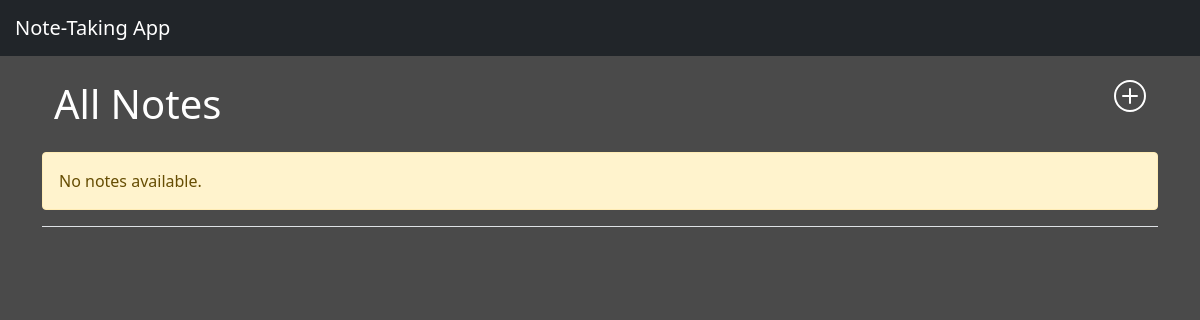
Page /notes/ on the earlier database version.
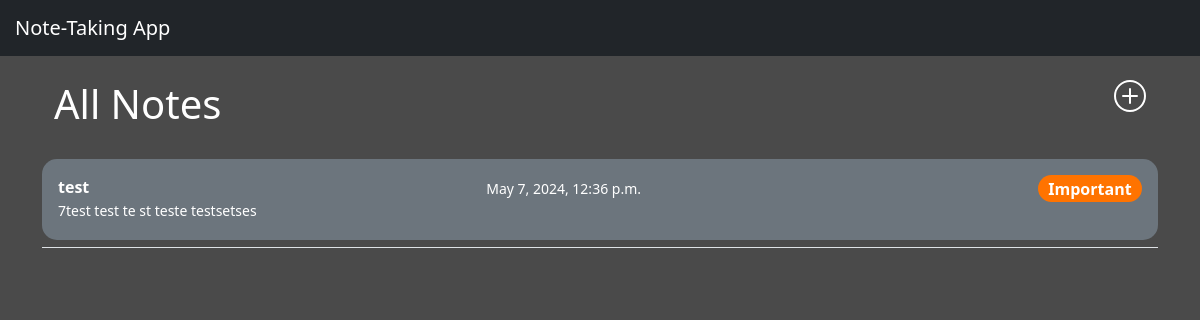
Same page on the later database version.
### notes/models.py (models this page shows, shortened)
class Note(models.Model):
    PRIORITY_CHOICES = [
        (0, "Max"),
        (1, "Important"),
        (2, "Standard"),
        (3, "Unimportant"),
    ]
    title = models.CharField(max_length=255)
    priority = models.IntegerField(choices=PRIORITY_CHOICES, default=2)
    author = models.ForeignKey(User, on_delete=models.CASCADE)
    created = models.DateTimeField(auto_now_add=True)
    edited = models.DateTimeField(auto_now=True)
    content = models.TextField()

### notes/views.py (the view)
# urls.py: path('', views.note_list, name='note_list'),
def note_list(request):
    notes = Note.objects.order_by('priority')
    return render(request, 'note_list.html', {'notes': notes})

### templates/note_list.html (shortened to what this page needs)
{% extends 'base_generic.html' %}
{% block content %}
<div class="container">
    <div class="row mb-3 text-start">
      <div class="col-md-3"><h1>All Notes</h1></div>
      <div class="col-md-6"></div>
      <div class="col-md-3 text-end">
          <a href="{% url 'note_create' %}">
          </a>
      </div>
    </div>
</div>
<div class="list-group list-group-flush border-bottom scrollarea">
    {% for note in notes %}
    <a href="{% url 'note_detail' note.pk %}" class="bg-{% if note.priority == 0 %}success{% else %}secondary{% endif %} rounded list-group-item list-group-item-action active py-3 lh-sm note" aria-current="true">
        <div class="d-flex w-100 align-items-center justify-content-between">
          <strong class="mb-1">{{ note.title }}</strong>
          <small>{{ note.edited }}</small>
          <small>
              <span class="badge {% if note.priority == 0 %}max
                {% elif note.priority == 1 %}impo
               {% elif note.priority == 2 %}stand
               {% elif note.priority == 3 %}unimpo
               {% endif %}" style="font-size: 1rem">{{ note.get_priority_display }}</span>
          </small>
        </div>
        <div class="col-10 mb-1 small">{{ note.content|truncatewords:50 }}</div>
      </a>
    {% empty %}
        <div class="alert alert-warning" role="alert">
            No notes available.
        </div>
    {% endfor %}
</div>
{% endblock %}

Differences in the rows shown:
added Note: title "test", edited "May 7, 2024, 12:36 p.m.", priority "Important", content "7test test te st teste testsetses"
Other differences:
text no longer shown: "No notes available."
